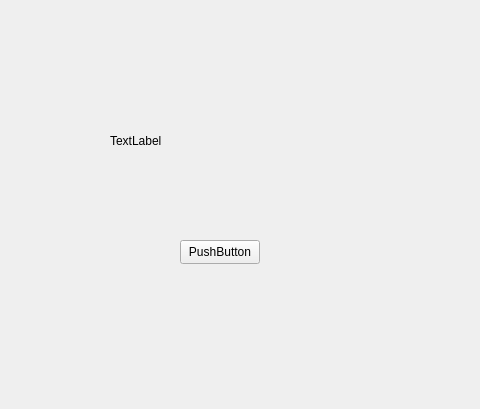
<?xml version="1.0" encoding="UTF-8"?>
<ui version="4.0">
 <class>sabotageWidget</class>
 <widget class="QWidget" name="sabotageWidget">
  <property name="geometry">
   <rect>
    <x>0</x>
    <y>0</y>
    <width>480</width>
    <height>409</height>
   </rect>
  </property>
  <property name="windowTitle">
   <string>Form</string>
  </property>
  <widget class="QPushButton" name="pushButton">
   <property name="geometry">
    <rect>
     <x>180</x>
     <y>240</y>
     <width>80</width>
     <height>24</height>
    </rect>
   </property>
   <property name="text">
    <string>PushButton</string>
   </property>
  </widget>
  <widget class="QLabel" name="label">
   <property name="geometry">
    <rect>
     <x>110</x>
     <y>110</y>
     <width>251</width>
     <height>61</height>
    </rect>
   </property>
   <property name="text">
    <string>TextLabel</string>
   </property>
  </widget>
 </widget>
 <resources/>
 <connections/>
</ui>
